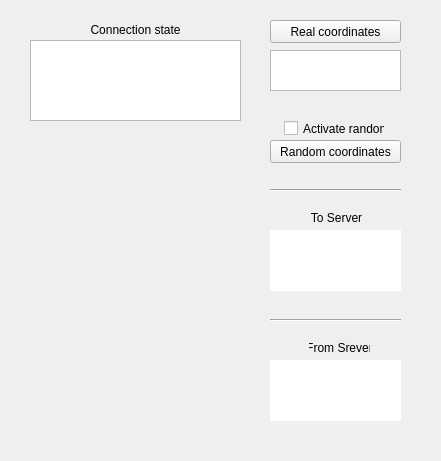
<?xml version="1.0" encoding="UTF-8"?>
<ui version="4.0">
 <class>MainWindow</class>
 <widget class="QMainWindow" name="MainWindow">
  <property name="geometry">
   <rect>
    <x>0</x>
    <y>0</y>
    <width>441</width>
    <height>461</height>
   </rect>
  </property>
  <property name="windowTitle">
   <string>MainWindow</string>
  </property>
  <widget class="QWidget" name="centralWidget">
   <widget class="QPushButton" name="buttonRandomCoordinates">
    <property name="geometry">
     <rect>
      <x>270</x>
      <y>140</y>
      <width>131</width>
      <height>23</height>
     </rect>
    </property>
    <property name="text">
     <string>Random coordinates</string>
    </property>
   </widget>
   <widget class="QLabel" name="label_static2">
    <property name="geometry">
     <rect>
      <x>309</x>
      <y>340</y>
      <width>61</width>
      <height>16</height>
     </rect>
    </property>
    <property name="text">
     <string>From Srever</string>
    </property>
    <property name="alignment">
     <set>Qt::AlignCenter</set>
    </property>
   </widget>
   <widget class="QLabel" name="label_static1">
    <property name="geometry">
     <rect>
      <x>306</x>
      <y>210</y>
      <width>61</width>
      <height>16</height>
     </rect>
    </property>
    <property name="text">
     <string>To Server</string>
    </property>
    <property name="alignment">
     <set>Qt::AlignCenter</set>
    </property>
   </widget>
   <widget class="QLabel" name="labelToServer">
    <property name="geometry">
     <rect>
      <x>270</x>
      <y>230</y>
      <width>131</width>
      <height>61</height>
     </rect>
    </property>
    <property name="styleSheet">
     <string notr="true">background-color: rgb(255, 255, 255);</string>
    </property>
    <property name="text">
     <string/>
    </property>
   </widget>
   <widget class="QLabel" name="labelFromServer">
    <property name="geometry">
     <rect>
      <x>270</x>
      <y>360</y>
      <width>131</width>
      <height>61</height>
     </rect>
    </property>
    <property name="styleSheet">
     <string notr="true">background-color: rgb(255, 255, 255);</string>
    </property>
    <property name="text">
     <string/>
    </property>
   </widget>
   <widget class="Line" name="line">
    <property name="geometry">
     <rect>
      <x>270</x>
      <y>310</y>
      <width>131</width>
      <height>20</height>
     </rect>
    </property>
    <property name="orientation">
     <enum>Qt::Horizontal</enum>
    </property>
   </widget>
   <widget class="QPushButton" name="buttonRandomCoordinates_2">
    <property name="geometry">
     <rect>
      <x>270</x>
      <y>20</y>
      <width>131</width>
      <height>23</height>
     </rect>
    </property>
    <property name="text">
     <string>Real coordinates</string>
    </property>
   </widget>
   <widget class="QTextEdit" name="textEdit">
    <property name="geometry">
     <rect>
      <x>270</x>
      <y>50</y>
      <width>131</width>
      <height>41</height>
     </rect>
    </property>
   </widget>
   <widget class="QCheckBox" name="checkBox">
    <property name="geometry">
     <rect>
      <x>284</x>
      <y>120</y>
      <width>101</width>
      <height>17</height>
     </rect>
    </property>
    <property name="text">
     <string>Activate random </string>
    </property>
   </widget>
   <widget class="QLabel" name="label_static">
    <property name="geometry">
     <rect>
      <x>20</x>
      <y>20</y>
      <width>231</width>
      <height>20</height>
     </rect>
    </property>
    <property name="text">
     <string>Connection state</string>
    </property>
    <property name="alignment">
     <set>Qt::AlignCenter</set>
    </property>
   </widget>
   <widget class="Line" name="line_2">
    <property name="geometry">
     <rect>
      <x>270</x>
      <y>180</y>
      <width>131</width>
      <height>20</height>
     </rect>
    </property>
    <property name="orientation">
     <enum>Qt::Horizontal</enum>
    </property>
   </widget>
   <widget class="QTextBrowser" name="textBrowserConnectionState">
    <property name="geometry">
     <rect>
      <x>30</x>
      <y>40</y>
      <width>211</width>
      <height>81</height>
     </rect>
    </property>
   </widget>
  </widget>
 </widget>
 <layoutdefault spacing="6" margin="11"/>
 <resources/>
 <connections/>
</ui>
